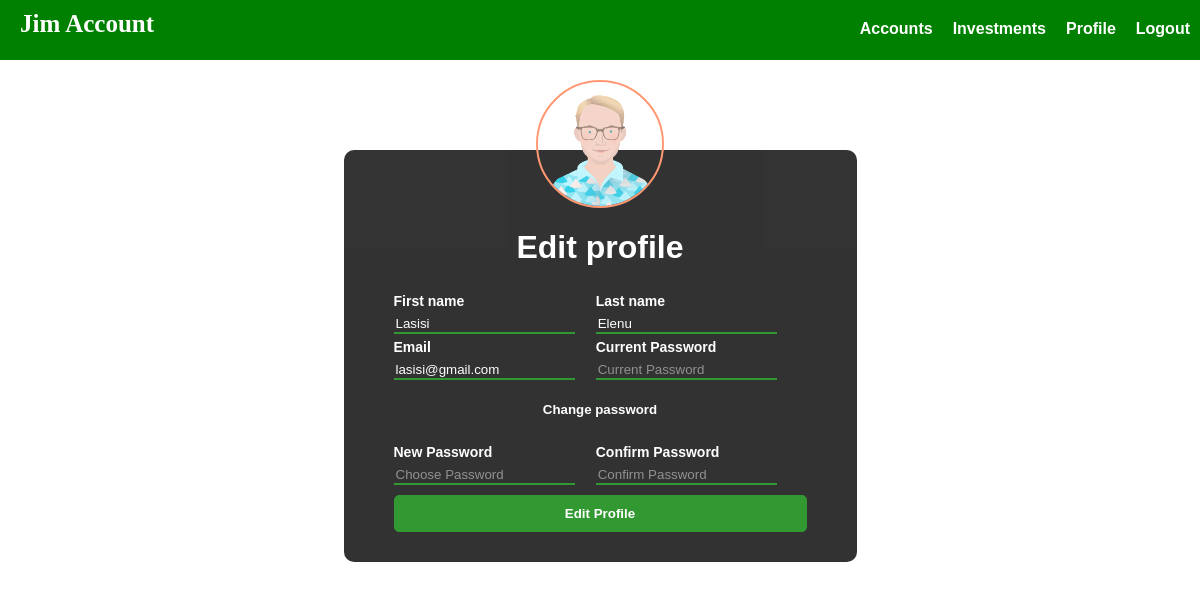
/profile/ (signed in), run on the app's committed database.
### index/models.py (models this page shows, shortened)
class User(AbstractUser):
	role = models.CharField(max_length=10, default='read')

### index/views.py (the view, shortened to what this page needs)
# urls.py: url(r'^profile/$', views.profile, name='profile'),
def profile(request):
	if request.user.is_authenticated:
		return render(request, 'profile.html', {
			'title': 'Edit your profile',
			'user': User.objects.get(username=request.user.username)
		})
	return redirect(index)

### index/templates/profile.html (shortened to what this page needs)
{% extends "base.html" %}
{% load static %}
{% block content %}
	<div class="reg-container">
		<img src="{% static 'img/user.png' %}" class="legend">
		<h1 class="white center">Edit profile</h2>
		<div>
			<form action="" method="post">
				<div class="rol-1">
					<div class="sm-rol-2">
						<div class="col-6">
							<label>First name</label>
							<input type="text" name="first_name" value="{{user.first_name}}" placeholder="Enter First name" required>
						</div>
					</div>
					<div class="sm-rol-2">
						<div class="col-6">
							<label>Last name</label>
							<input type="text" name="last_name" value="{{user.last_name}}" placeholder="Enter Last name" required>
						</div>
					</div>
					<div class="sm-rol-2">
						<div class="col-6">
							<label>Email</label>
							<input type="email" name="email" value="{{user.email}}" placeholder="Enter Email" required>
						</div>
					</div>
					<div class="sm-rol-2">
						<div class="col-6">
							<label>Current Password</label>
							<input type="password" name="currentpassword" placeholder="Current Password" required>
						</div>
					</div>
					<h5 class="white center">Change password</h5>
					<div class="sm-rol-2">
						<div class="col-6">
							<label>New Password</label>
							<input type="password" name="newpassword" placeholder="Choose Password">
						</div>
					</div>
					<div class="sm-rol-2">
						<div class="col-6">
							<label>Confirm Password</label>
							<input type="password" name="newpassword2" placeholder="Confirm Password">
						</div>
					</div>
				</div>
				<input type="submit" value="Edit Profile" class="regsubmit">
			</form>
		</div>
	</div>
{% endblock %}

### index/static/style.css (style rules this page uses)
body { margin: 0px; }
h1,h2,h3,h4,h5,h6 { font-family: arial; }
.reg-container { margin: 80px auto; background: black; opacity: 0.8; width: 35%; padding: 30px 50px; border-radius: 10px; }
.regsubmit { width: 100%; border-radius: 5px; color: white; font-family: arial; font-weight: bolder; padding: 10px; border: 1px solid green; background: green; cursor: pointer; margin-top: 10px; }
.center { text-align: center; }
label { font-family: arial; font-size: 15px; font-weight: bold; color: white; margin-bottom: 10px; }
.legend { width: 30%; height: 30%; text-align: center; margin: 10px auto; margin-bottom: 10px; display: block; margin-top: -100px; border-radius: 50%; border: 2px solid coral; }
.white { color: white; font-family: arial; }
.col-6 label { margin: 5px 12px 5px 0px; display: block; font-size: 14px; }
.col-6 input { border: 0px; border-bottom: 2px solid green; background: black; color: white; outline: 0; }
.col-6 { -ms-flex: 0 0 50%; flex: 0 0 50%; max-width: 40%; display: inline; margin: 0px; padding: 0px; margin-top: 15px; }
.rol-1 { padding: 0px; }
.sm-rol-2 { width: 48%; display: inline-table; }

### data on the page
User: first_name "Lasisi", last_name "Elenu", email "lasisi@gmail.com"
